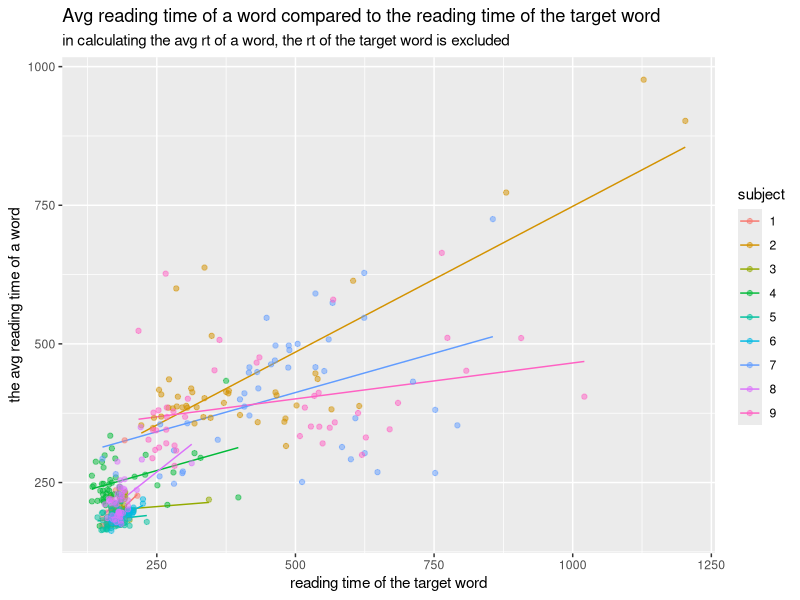
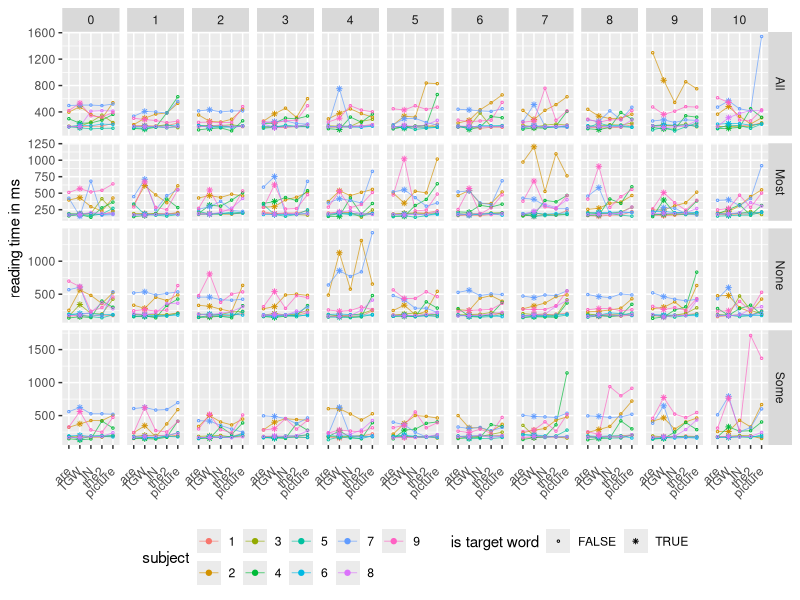
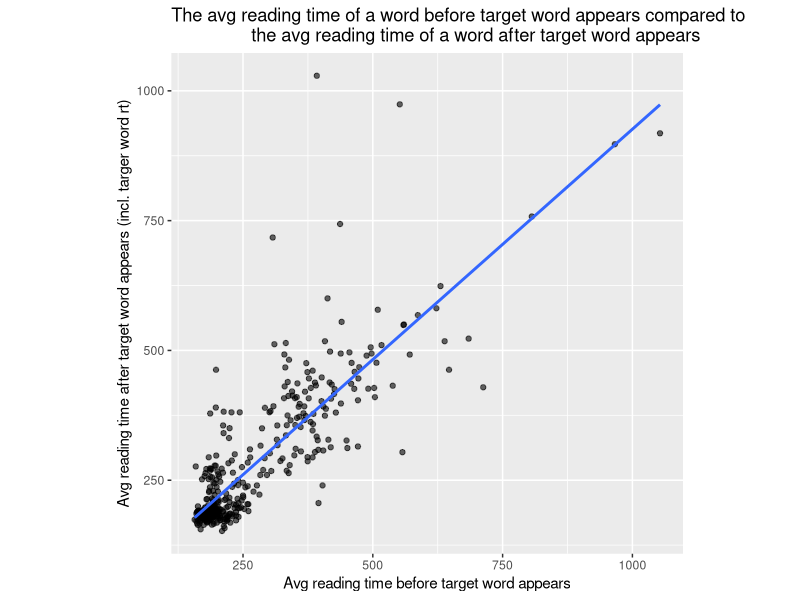
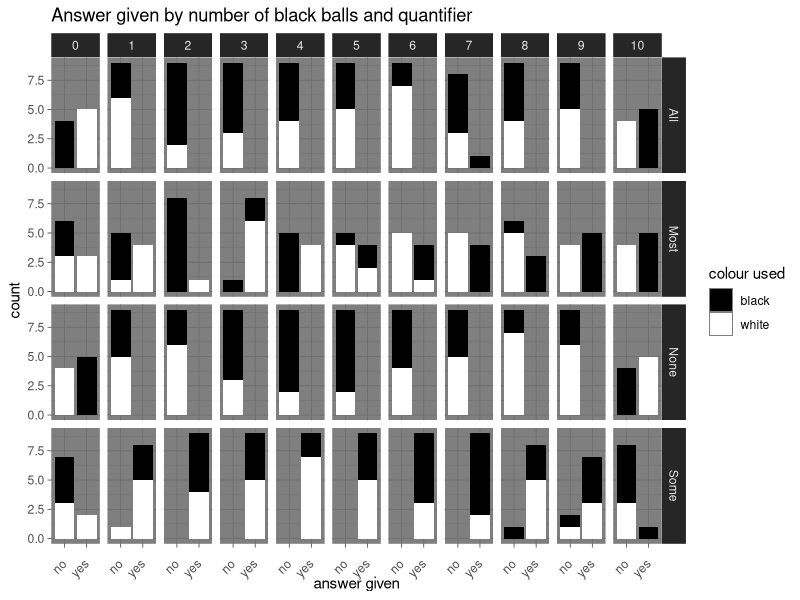
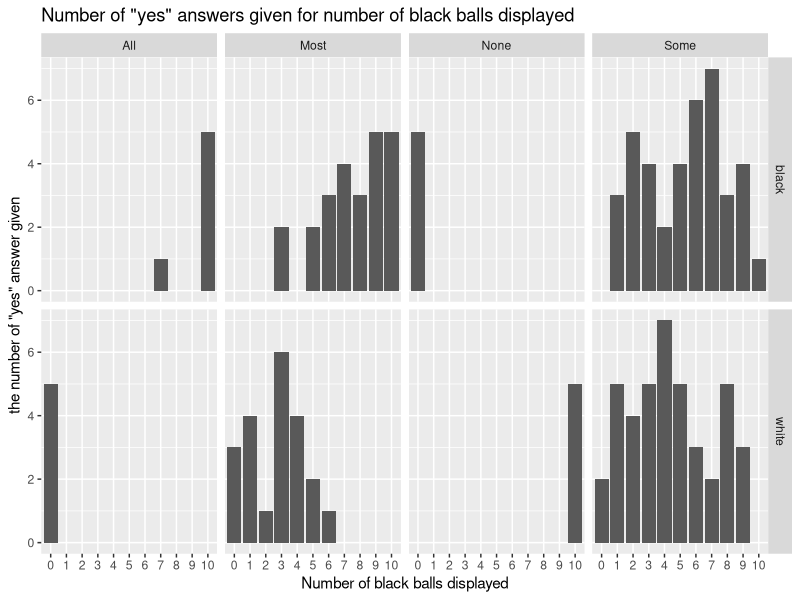

These figures' R source, in order:
library(tidyverse)


# path to file
data <- read_csv("results.csv")

# convert data to tibble
# CHECK LATER: is this needed?
data <- as_tibble(data)

# tell R to treat subject and black_balls as factors 
data$subject <- as.factor(data$subject)
data$black_balls <- as.factor(data$black_balls)


# func that creates a scatter plot
# y-axis: the avg word reading time
# x-axis: the target word (word for colour) reading time
# colour: each colour represents a subject
plot_avg_w_rt_avg_tgw_rt <- function() {
	# add column with the reading time of the whole
	data <- mutate(data, sentence_rt = QUANT + of + the1 + balls +
	are + IN + the2 + picture)

	# add a column with the average reading time of a word
	# CHECK LATER: Should TGW be excluded?
	data <- mutate(data, mean_rt = sentence_rt / 8)

	# plot
	ggplot(data = data,
	mapping = aes(
		x = TGW,
		y = mean_rt,
		colour = subject,
	)) + 
	geom_smooth(se = FALSE, method="lm", size = 0.5) +
	geom_point(alpha = 0.5) +
	labs(
		title = "Avg reading time of a word compared to the reading time of the target word",
		subtitle = "in calculating the avg rt of a word, the rt of the target word is excluded",
		x = "reading time of the target word",
		y = "the avg reading time of a word"
	) + 
	coord_cartesian(ylim = c(0, 1250), xlim = c(0, 1250)) +
	coord_equal()
}

ggsave(
	"plot1.pdf",
	plot_avg_w_rt_avg_tgw_rt()
)


# func that creates a facet grid split by quantifier ~ number of black balls
# x-axis: the reading times of "are:, target_colour, "in", "the", "picture"
# y-axis: the reading times of the words
plot_by_condition <- function() {
	# the second part of the sentence("are TGW in the picture")
	# is gathered in collumn sentence_second_part
	data  <- data%>%gather(are, TGW, IN, the2, picture,
		key="sentence_second_part", value = "second_part_rt")
	# specifies the order of the words (like in the original sentence)
	data$sentence_second_part = factor(data$sentence_second_part, levels = c("are", "TGW", "IN", "the2", "picture"))
	# create a column isTG (is target word)
	data <- mutate(data, isTG = NA)
	# fill isTG with true if the row is related to TGW and false if not
	for (i in 1:length(data$sentence_second_part)) {
		if (data$sentence_second_part[i] == "TGW") {
			data$isTG[i] <- TRUE
		} else {
			data$isTG[i] <- FALSE
		}
	}

	ggplot(
		data = data,
		mapping = aes(
			x = sentence_second_part,
			y = second_part_rt,
			colour = subject,
			shape = isTG,
			size = isTG,
			group = subject)) +
	geom_line(size = 0.3, alpha = 0.7) +
	geom_point() +
	scale_shape_manual(values = c(1, 8)) + 
	scale_size_manual(values = c(0.5, 1)) +
	facet_grid(quantifier ~ black_balls, scales = "free_y", space = "free") +
	labs(
		y = "reading time in ms",
		x = "",
		shape = "is target word",
		size = "is target word"
	) + 
	theme(legend.position = "bottom", axis.text.x=element_text(angle=45,hjust=1,vjust=0.5))
}

ggsave(
	"plot2.pdf",
	plot_by_condition(),
	width = 12,
	height = 5
)

# plot_avg_by_condition <- function() {
# 	# the second part of the sentence("are TGW in the picture")
# 	# is gathered in collumn sentence_second_part
# 	data  <- data%>%gather(are, TGW, IN, the2, picture,
# 		key="sentence_second_part", value = "second_part_rt")

# 	for (i in 1:length.data) {
# 		if (quantifier == "Most" & black_balls == 0)
# 	}
# }

# ggsave(
# 	"plot3.pdf",
# 	plot_avg_by_condition(),
# 	width = 12,
# 	height = 5
# )

# func that creates a scatterplot where the avg reading time per word before the
# target word appears(x axis) is compared to the avg reading time per word after the target word appears (y-axis)
plot_before_after_tgw <- function() {
	# two collumns are added to the data:
	# first - avg reading time of the sentence before seeing the target word (incl. tgw);
	# second - avg reading time of the sentence after seeing the target word (excl. tgw);
	data  <- mutate(data, beforetgw_rt = (QUANT + of + the1 + balls + are) / 5,
		aftertgw_rt = (TGW + IN + the2 + picture) / 4)

	ggplot(
		data = data,
		mapping = aes(
			x = beforetgw_rt,
			y = aftertgw_rt
	)) + 
	geom_point(alpha = 0.6) +
	geom_smooth(se = FALSE, method="lm") +
	coord_equal() + 
	labs(
		title = "The avg reading time of a word before target word appears compared to 
		the avg reading time of a word after target word appears",
		x = "Avg reading time before target word appears",
		y = "Avg reading time after target word appears (incl. targer word rt)"
	)
}

ggsave(
	"plot3.pdf",
	plot_before_after_tgw()
)

# func that creates a histogram
# x-axis: answer
# colour: colour used in the sentence
plot_answer <- function() {
	ggplot(
		data = data,
		mapping = aes(
			x = answer,
			fill = colour
			)) + 
	geom_bar() +
	scale_fill_manual(values = c("black", "white")) +
	facet_grid(quantifier ~ black_balls) +
	labs(
		title = "Answer given by number of black balls and quantifier",
		fill = "colour used",
		x = "answer given"
	) +
	theme_dark() +
	theme(axis.text.x=element_text(angle=45,hjust=1,vjust=0.5))
}

ggsave(
	"plot4.pdf",
	plot_answer()
)

# func that takes data with only "yes" answers
# and plots how many times yes is given per number of black balls displayed
plot_yes <- function() {
	# filters only data with "yes" answer given
	data <- filter(data, answer == "yes")

	ggplot(
		data = data,
		mapping = aes(
			x = black_balls,
	)) +
	geom_bar() +
	facet_grid(colour ~ quantifier) + 
	labs(
		title = "Number of \"yes\" answers given for number of black balls displayed",
		x = "Number of black balls displayed",
		y = "the number of \"yes\" answer given"
	)
}

ggsave(
	"plot5.pdf",
	plot_yes(),
	width = 10,
	height = 5
)